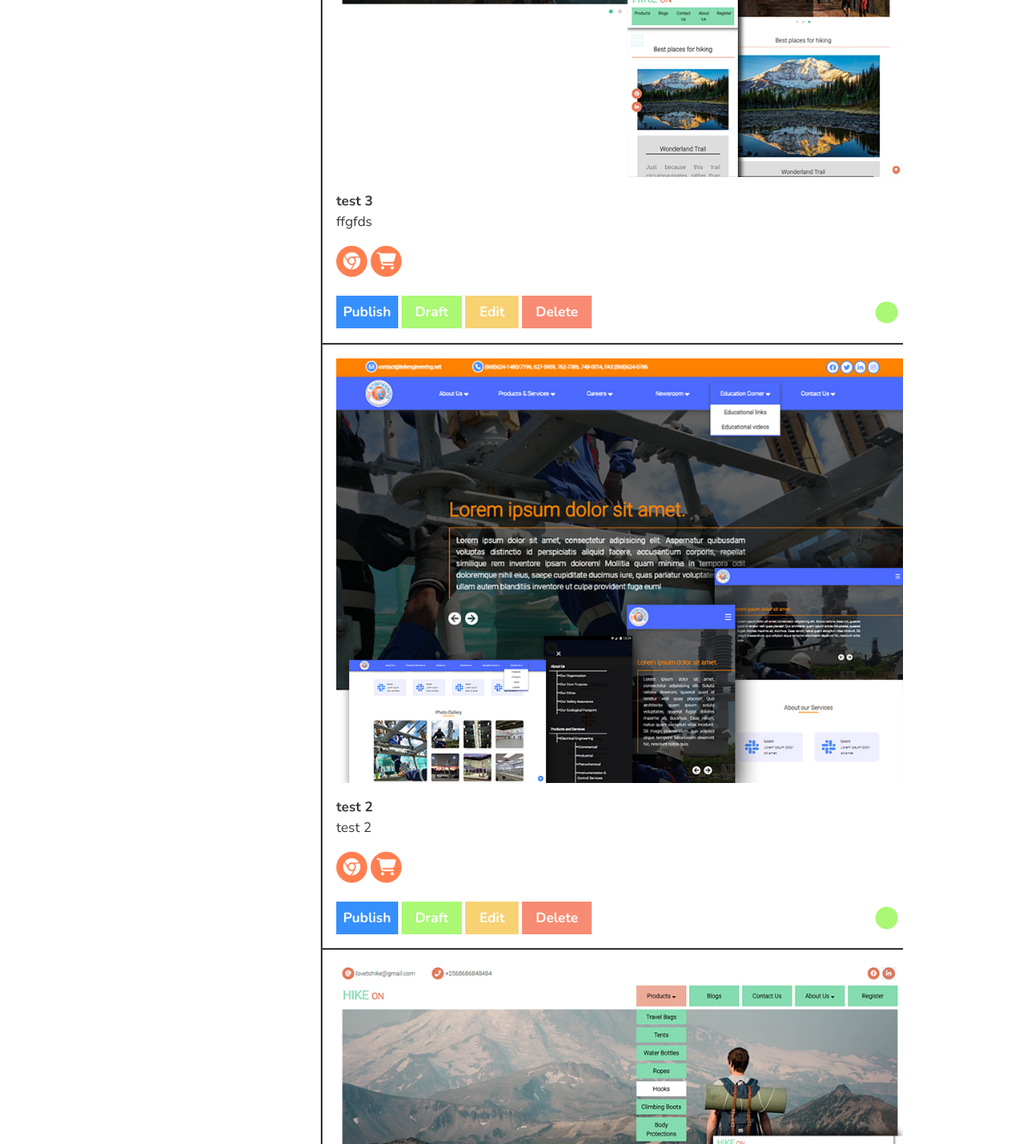
The app's page /999.3_store_admin.php (middle part), older data.
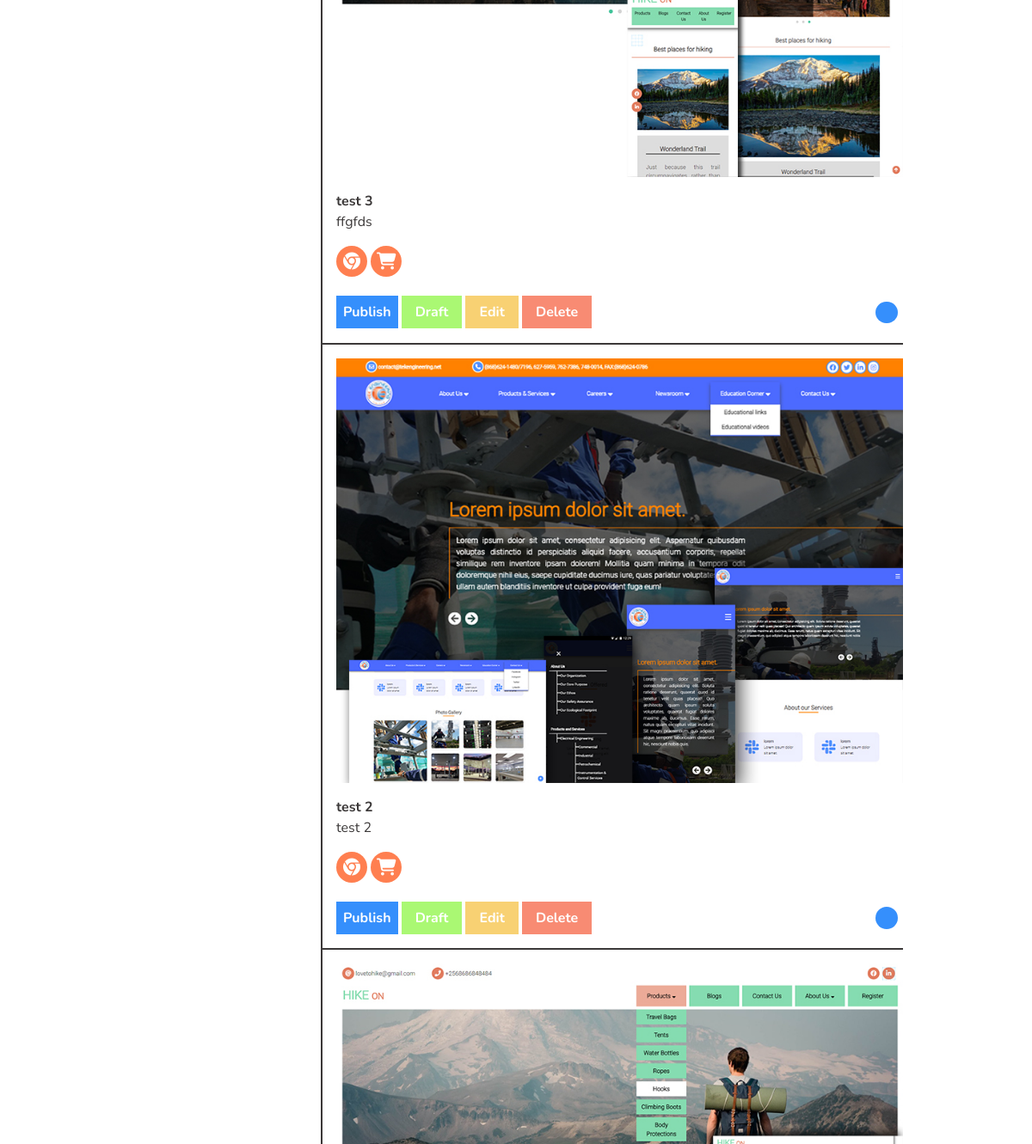
The same page, newer data.
### tables this page shows
CREATE TABLE `store_table` (
  `products_id` int(11) NOT NULL,
  `products_title` varchar(100) NOT NULL,
  `products_details` text NOT NULL,
  `go_live_link` varchar(100) NOT NULL,
  `price` int(10) UNSIGNED NOT NULL,
  `priority` tinyint(3) UNSIGNED NOT NULL,
  `main_tag` varchar(30) NOT NULL,
  `sub_tag_2` varchar(30) NOT NULL,
  `sub_tag_3` varchar(30) NOT NULL,
  `product_image` varchar(50) NOT NULL,
  `product_status` varchar(12) NOT NULL DEFAULT 'drafted'
);

### Dynamic/CRUD_dynamic.php (called while the page is built, shortened)
<?php
class Database{
    public function connect(){
        $this->host_name = "localhost";
        $this->user_name = "root";
        $this->password = "";
        $this->database_name = "personal_portfolio";
        $connection = mysqli_connect($this->host_name, $this->user_name, $this->password, $this->database_name);
        if($connection == false){
            mysqli_connect_error();
            die("We have a problem! Check CRUD_dynamic.");
        }
        else{
            return $connection;
        }
    }
    public function read($query){
        $con = $this->connect();
        $result =mysqli_query($con, $query);
            if(!$result){
                return false;
            }
            else{
                return $result;
            }
    }
}
?>

### 999.3_store_admin.php (the view, shortened to what the changed rows need)
<!doctype html>
<html lang="en">
  <head>
    <link rel="stylesheet" href="Design/Owl_carousel/owl.carousel.css">
    <link rel="stylesheet" href="Design/Owl_carousel/owl.theme.green.css">
    <link rel="stylesheet" href="Design/Global/00_basic_style.css">
    <link rel="stylesheet" href="Design/Global/01_header_style.css">
    <link rel="stylesheet" href="Design/Global/02_navbar_style.css">
    <link rel="stylesheet" href="Design/Global/03_forms_style.css">
    <link rel="stylesheet" href="Design/Global/04_footer_style.css">
    <link rel="stylesheet" href="Design/Global/05_side_bar_style.css">
    <link rel="stylesheet" href="Design/Global/06_anchor_bar_style.css">
    <link rel="stylesheet" href="Design/Administration/999.0_home_admin_style.css">
    <link rel="stylesheet" href="Design/frame_style.css">
    <link rel="stylesheet" href="Design/Administration/999.2_projects_admin_style.css">
    <link rel="stylesheet" href="Design/Responsive/01_header_res.css">
    <link rel="stylesheet" href="Design/Responsive/02_navbar_res.css">
    <link rel="stylesheet" href="Design/Responsive/index_res.css">
    <link rel="stylesheet" href="Design/Responsive/04_footer_res.css">
    <link rel="stylesheet" href="Design/Responsive/frame_res.css">
    <link rel="stylesheet" href="Design/Responsive/admin_res.css">
  </head>
  <body>
    <div class="section_container">
        <div class="section">
            <div class="frame_container">
                <div class="frame">
                    <?php
                            $query_to_read_products = "SELECT * FROM store_table ORDER BY products_id DESC;";
                            $read_products = new Database();
                            $products = $read_products->read($query_to_read_products);
                    ?>
                    <div class="frame_right_section">
                        <?php
                            foreach($products as $row){
                        ?>
                        <div class="right_side_dynamic_post_template" id="<?php echo $row['products_id'] ?>">
                            <img src="Media/Images/Store_pictures/UI_Ux_template/<?php echo $row['product_image'] ?>" alt="no image" class="article_img" width="100%">
                            <div class="dynamic_post_template_highlights">
                                <h1 class="dynamic_post_template_title"><?php echo $row['products_title'] ?></h1>
                                <p class="highlights">
                                    <?php echo $row['products_details'] ?>
                                </p>
                            </div>
                            <div class="post_related_links">
                                <a target="_blank" href="<?php echo $row['go_live_link'] ?>" class="go_live"><i class="fab fa-chrome post_related_link"></i></a>
                                <a target="_blank" href="<?php echo $row['products_id'] ?>"><i class="fas fa-shopping-cart post_related_link"></i></a>
                            </div>
                            <div class="form_and_status">
                                <form action="Dynamic/actions_dynamic.php" method="post">
                                    <button type="submit" class="btn admin_btn form_btn" name="publish_product">Publish</button>
                                    <button type="submit" class="btn admin_btn insert_btn" name="draft_product">Draft</button>
                                    <a href="999.3_store_admin.php?code=<?php echo $row['products_id'] ?>" class="btn admin_btn update_btn">Edit</a>
                                    <button type="submit" class="btn admin_btn delete_btn" name="delete_product">Delete</button>
                                </form>
                                <div>
                                    <span class="status
                                    <?php
                                        if($row['product_status'] == 'drafted'){
                                            echo "drafted_status";
                                        }
                                        if($row['product_status'] == 'published'){
                                            echo "published_status";
                                        }
                                    ?>">
                                    </span>
                                </div>
                            </div>
                        </div>
                        <?php } ?>
                    </div>
                </div>
            </div>
        </div>
    </div>
  </body>
</html>

Row changes from the older to the newer data that the page shows:
changed store_table "test 3": product_status "drafted" → "published" (drawn)
changed store_table "test 2": product_status "drafted" → "published" (drawn)
